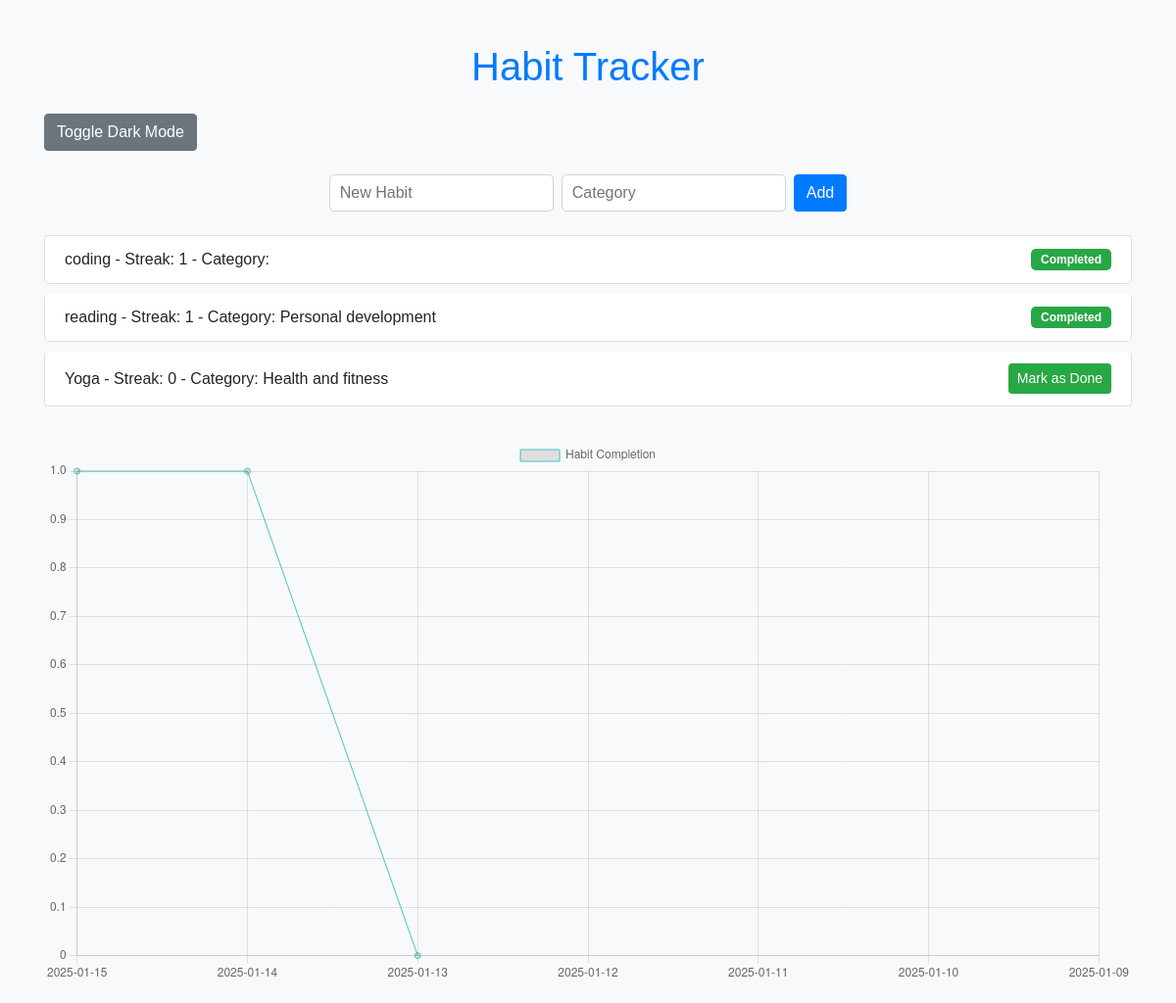
Screenshot of / (signed in) with the database file from the repository.
### app.py (models this page shows, shortened)
class Habit(db.Model):
    id = db.Column(db.Integer, primary_key=True)
    name = db.Column(db.String(100), nullable=False)
    completed = db.Column(db.Boolean, default=False)
    streak = db.Column(db.Integer, default=0)
    last_completed = db.Column(db.Date, nullable=True)
    user_id = db.Column(db.Integer, db.ForeignKey('user.id'), nullable=False)
    category = db.Column(db.String(100), nullable=True)

### app.py (the view)
@app.route('/')
@login_required
def index():
    habits = Habit.query.filter_by(user_id=current_user.id).all()
    dates = [(date.today() - timedelta(days=i)).strftime('%Y-%m-%d') for i in range(7)]
    completions = [habit.streak for habit in habits]
    return render_template('index.html', habits=habits, dates=dates, completions=completions)

### app.py (called while the page is built)
@login_manager.user_loader
def load_user(user_id):
    return User.query.get(int(user_id))

### templates/index.html (shortened to what this page needs)
<!DOCTYPE html>
<html lang="en">
<head>
    <link rel="stylesheet" href="https://stackpath.bootstrapcdn.com/bootstrap/4.5.2/css/bootstrap.min.css">
    <link rel="stylesheet" href="{{ url_for('static', filename='style.css') }}">
</head>
<body>
    <div class="container">
        <h1 class="my-4 text-center">Habit Tracker</h1>
        <button id="darkModeToggle" class="btn btn-secondary mb-4">Toggle Dark Mode</button>
        <form action="{{ url_for('add_habit') }}" method="POST" class="form-inline justify-content-center mb-4">
            <input type="text" name="habit" class="form-control mr-2" placeholder="New Habit">
            <input type="text" name="category" class="form-control mr-2" placeholder="Category">
            <button type="submit" class="btn btn-primary">Add</button>
        </form>
        <ul class="list-group mb-4">
            {% for habit in habits %}
                <li class="list-group-item d-flex justify-content-between align-items-center">
                    {{ habit.name }} - Streak: {{ habit.streak }} - Category: {{ habit.category }}
                    {% if not habit.completed %}
                        <a href="{{ url_for('complete_habit', habit_id=habit.id) }}" class="btn btn-success btn-sm">Mark as Done</a>
                    {% else %}
                        <span class="badge badge-success">Completed</span>
                    {% endif %}
                </li>
            {% endfor %}
        </ul>
        <canvas id="habitChart" width="400" height="200"></canvas>
    </div>
    <script>
        var ctx = document.getElementById('habitChart').getContext('2d');
        var habitChart = new Chart(ctx, {
            type: 'line',
            data: {
                labels: JSON.parse('{{ dates | tojson | safe }}'),
                datasets: [{
                    label: 'Habit Completion',
                    data: JSON.parse('{{ completions | tojson | safe }}'),
                    borderColor: 'rgba(75, 192, 192, 1)',
                    borderWidth: 1
                }]
            },
            options: {
                scales: {
                    y: {
                        beginAtZero: true
                    }
                }
            }
        });
        // Dark mode toggle
        document.getElementById('darkModeToggle').addEventListener('click', function() {
            document.body.classList.toggle('dark-mode');
            var listItems = document.querySelectorAll('.list-group-item');
            listItems.forEach(function(item) {
                item.classList.toggle('dark-mode');
            });
        });
    </script>
</body>
</html>

### static/style.css (style rules this page uses)
body { font-family: Arial, sans-serif; margin: 0; padding: 20px; background-color: #f8f9fa; }
h1 { color: #007bff; text-align: center; margin-bottom: 20px; }
form { margin-bottom: 20px; display: flex; justify-content: center; }
input[type="text"] { padding: 10px; width: 300px; margin-right: 10px; border: 1px solid #ced4da; border-radius: 5px; }
button { padding: 10px 20px; background-color: #007bff; border: none; color: white; border-radius: 5px; cursor: pointer; }
ul { list-style-type: none; padding: 0; }
li { padding: 10px; background-color: #fff; margin-bottom: 10px; border-radius: 5px; display: flex; justify-content: space-between; align-items: center; border: 1px solid #dee2e6; }
a { text-decoration: none; color: #28a745; }
span { color: #28a745; }
.badge-success { background-color: #28a745; color: white; padding: 5px 10px; border-radius: 5px; }

### rows the page displays
Habit: name "coding", streak "1", completed "Completed"
Habit: name "reading", streak "1", category "Personal development", completed "Completed"
Habit: name "Yoga", streak "0", category "Health and fitness"

### other values shown
chart data {{ dates | tojson | safe }} ["2025-01-15", "2025-01-14", "2025-01-13", "2025-01-12", "2025-01-11", "2025-01-10", "2025-01-09"]
chart data {{ completions | tojson | safe }} [1, 1, 0]
